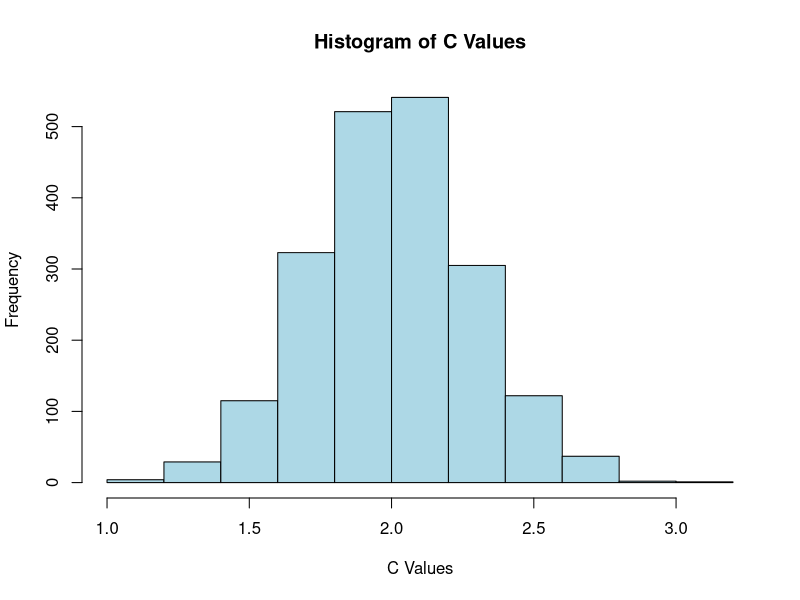

This figure's R source:
## ---- chunk 1
library(gtools)
library(MASS)

df1 <- read.csv("Body_masses.csv")

df1$Body.mass <- log(df1$Body.mass)

results_df <- data.frame()

num_permutations <- 2000

for (i in 1:num_permutations) {
  
  perms <- sample(df1$Body.mass, length(df1$Body.mass), replace = FALSE)
  
  results_df <- rbind(results_df, data.frame(Permutation = i, Body.mass = perms))
}


calculate_sum_squared_differences <- function(vector) {
  squared_differences <- (vector[-1] - vector[-length(vector)])^2
  sum_squared_differences <- sum(squared_differences)
  mean_value <- mean(vector)
  differences <- vector - mean_value
  sum_of_differences <- sum((differences)^{2})
  c_value <- sum_squared_differences / sum_of_differences
  return(c_value)
}

c_value_df <- data.frame(Result = numeric(0))

for (i in 1:num_permutations) {
  perm_values <- results_df$Body.mass[results_df$Permutation == i]
  result <- calculate_sum_squared_differences(perm_values)
  c_value_df <- rbind(c_value_df, data.frame(Result = result))
}


# fitting a normal distribution to my results
fit <- fitdistr(c_value_df$Result, densfun = "normal")
mean_estimate <- fit$estimate["mean"]
sd_estimate <- fit$estimate["sd"]

# I thought it was normal now 
hist(c_value_df$Result, main = "Histogram of C Values", xlab = "C Values",
     ylab = "Frequency", col = "lightblue", border = "black")



## ---- chunk 2
library(ape)
library(igraph)
library(purrr)

tree_string <- "((((((Odocoileus_hemionus,Odocoileus_virginianus),Rangifer_tarandus),Alces_alces),((Dama_dama,Cervus_canadensis))),Antilocapra_americana));"

tree <- read.tree(text = tree_string)
edges<-tree$edge


# function that gives us the adjacency matrix from our original edge 
create_adjacency_matrix <- function(edges) {
  # Find the number of nodes, to get the size of our matrix
  nodes <- unique(as.vector(edges))
  num_nodes <- length(nodes)

  # Create an empty adjacency matrix
  adj_matrix <- matrix(0, nrow = num_nodes, ncol = num_nodes)

  # Recursively populate 
  for (i in 1:nrow(edges)) {
    #we look at the edge matrix and the right column are the from_nodes
    from_node <- edges[i, 1]
    #left columns
    to_node <- edges[i, 2]

    if (from_node %in% nodes) {
  #storing the first to_node as the right child, defined as 1
      adj_matrix[from_node, to_node] <- 1 
  #we remove from_node from the list
      nodes <- nodes[nodes != from_node]
    } else {
  #if it appears again then we assign the remaining child to the left, defined as 2
      adj_matrix[from_node, to_node] <- 2  
    }
  }

  return(adj_matrix)
}

case_matrix <-create_adjacency_matrix(edges)
print(case_matrix)

#finds children of a specific node in the adj matrix
find_children <- function(adj_matrix, node) {
  children_right <- which(adj_matrix[node,] == 1)  # Right child
  children_left <- which(adj_matrix[node,] == 2)  # Left child

  #no children
  if (identical(children_right, integer(0))) {
    result <- list(right = -1, left = -1)
  } else {
    result <- list(right = children_right, left = children_left)
  }
  

  return(result)
}


# Identify non-zero rows
non_zero_rows <- which(rowSums(case_matrix != 0) > 0)

comb_1 <- combn(non_zero_rows,1)
comb_2 <- combn(non_zero_rows,2)
comb_3 <- combn(non_zero_rows,3)

# Create a list of matrices
matrix_list <- list(comb_1, comb_2, comb_3)


extractColumns <- function(matrix_list) {
  result <- list()  # Create an empty list to store extracted columns
  
  # Iterate through each matrix in the list
  for (i in seq_along(matrix_list)) {
    current_matrix <- matrix_list[[i]]
    
    # Iterate through each column in the matrix
    for (j in seq(ncol(current_matrix))) {
      # Extract the j-th column from the current matrix
      current_column <- current_matrix[, j]
      
      # Add the extracted column to the result list
      result[[length(result) + 1]] <- current_column
    }
  }
  
  return(result)
}

# Example usage with your matrix_list
matrix_columns <- extractColumns(matrix_list)

permute_rows <- function(vector, adj_matrix) {
  for (n in vector) {
    left_child <- which(adj_matrix[n, ] == 1)
    right_child <- which(adj_matrix[n, ] == 2)

    adj_matrix[n, left_child] <- 2
    adj_matrix[n, right_child] <- 1
  }

  return(adj_matrix)
}

permute_matrix_combinations <- function(matrix_combinations, adj_matrix) {
  permuted_matrices_list <- list()

  for (i in seq_along(matrix_combinations)) {
    matrix_comb <- matrix_combinations[[i]]

    
    # Apply the function for each column vector in the matrix combination
    permuted_matrix <- adj_matrix
    for (j in seq_along(matrix_comb)) {
      vector <- matrix_comb[j]
      permuted_matrix <- permute_rows(vector, permuted_matrix)
    }

    # Save the permuted matrix
    permuted_matrices_list[[i]] <- permuted_matrix
    
   
    #print(permuted_matrix)
  }

  return(permuted_matrices_list)
}

result_permuted_matrices <- permute_matrix_combinations(matrix_columns, case_matrix)

#result_permuted_matrices <- list(adj_matrix, result_permuted_matrices)

get_edge_matrix <- function(adj_matrix) {
  num_nodes <- nrow(adj_matrix)
  edge_matrix <- matrix(NA, ncol = 2, nrow = 0)

  # We define what a child would look like in the adj matrix
  find_children <- function(parent, root) {
    children <- which(adj_matrix[parent, ] != 0)
    right_children <- children[adj_matrix[parent, children] == 1]
    left_children <- children[adj_matrix[parent, children] == 2]

    # We add the right children
    for (child in right_children) {
      edge <- c(parent, child)
      edge_matrix <<- rbind(edge_matrix, edge)

      # Recursion
      find_children(child, root)
    }

    # Then, add left children
    for (child in left_children) {
      edge <- c(parent, child)
      edge_matrix <<- rbind(edge_matrix, edge)

      # Recursion
      find_children(child, root)
    }
  }

   #Iterate through nodes to find roots and start find
  for (node in 1:num_nodes) {
    if (sum(adj_matrix[, node] != 0) == 0) {
      # Node is a root
      find_children(node, node)
    }
  }

  return(edge_matrix)
}

permute_rows <- function(vector, adj_matrix) {
  for (n in vector) {
    left_child <- which(adj_matrix[n, ] == 1)
    right_child <- which(adj_matrix[n, ] == 2)
    
    adj_matrix[n, left_child] <- 2
    adj_matrix[n, right_child] <- 1
  }
  
  return(adj_matrix)
}
 
  
edges_result <- lapply(result_permuted_matrices, get_edge_matrix)
print(edges_result)

tip_labels <- tree$tip.label
data_order <- c(Odocoileus_hemionus = 74, Odocoileus_virginianus = 57, Rangifer_tarandus = 100, Alces_alces = 384, Dama_dama = 55, Cervus_canadensis = 300, Antilocapra_americana = 50)

# adapted function from above 
calculate_c_value <- function(data_vector) {
  squared_differences <- (data_vector[-1] - data_vector[-length(data_vector)])^2
  sum_squared_differences <- sum(squared_differences)
  mean_value <- mean(data_vector)
  differences <- data_vector - mean_value
  sum_of_differences <- sum(differences^2)
  c_value <- sum_squared_differences / sum_of_differences
  return(c_value)
}

# Given edge matrix
edge_matrix <- matrix(c(8, 9, 9, 10, 10, 11, 11, 12, 12, 13, 13, 1, 13, 2, 12, 3, 11, 4, 10, 14, 14, 15, 15, 5, 15, 6, 9, 7), ncol = 2, byrow = TRUE)

# Given tip labels and data order
tip_labels <- c("Odocoileus_hemionus", "Odocoileus_virginianus", "Rangifer_tarandus", "Alces_alces", "Dama_dama", "Cervus_canadensis", "Antilocapra_americana")
data_order <- c(Odocoileus_hemionus = 74, Odocoileus_virginianus = 57, Rangifer_tarandus = 100, Alces_alces = 384, Dama_dama = 55, Cervus_canadensis = 300, Antilocapra_americana = 50)


# getting all the c values 
#c_values <- sapply(data_vectors_list, calculate_c_value)

#average_c_value <- mean(c_values)

## ---- chunk 3
# Install and load the igraph package if not already installed
if (!requireNamespace("igraph", quietly = TRUE)) {
  install.packages("igraph")
}
library(igraph)

# Your edge matrix
edge_matrix <- matrix(c(
  8, 9,
  9, 10,
  10, 11,
  11, 12,
  12, 13,
  13, 1,
  13, 2,
  12, 3,
  11, 4,
  10, 14,
  14, 15,
  15, 5,
  15, 6,
  9, 7
), ncol = 2, byrow = TRUE)

# Create a directed graph from the edge matrix
graph <- graph_from_edgelist(as.matrix(edge_matrix), directed = TRUE)

# Perform topological sort
topo_order <- topological.sort(graph)

# Print the topological order
print(topo_order)

